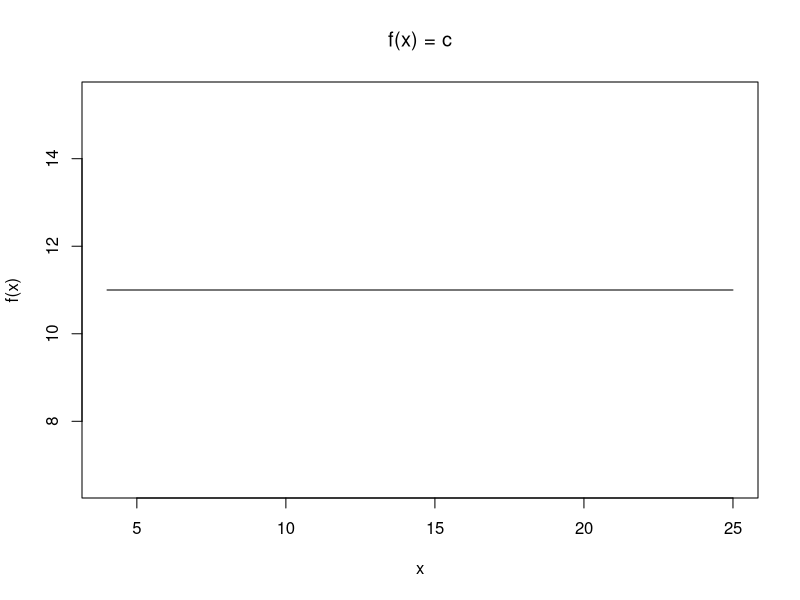
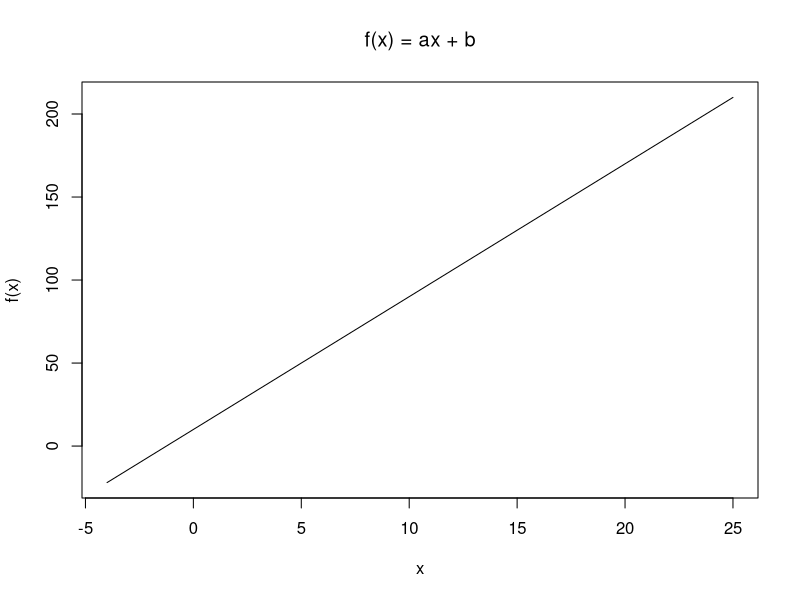
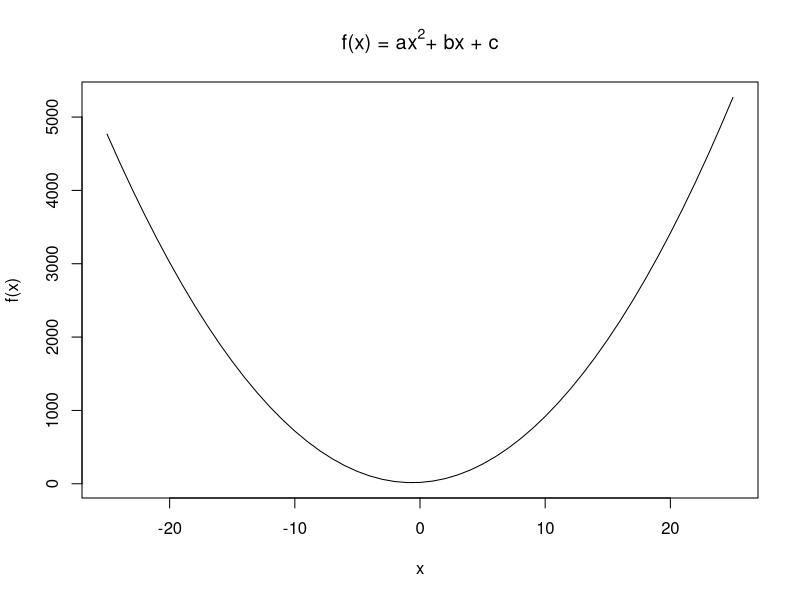
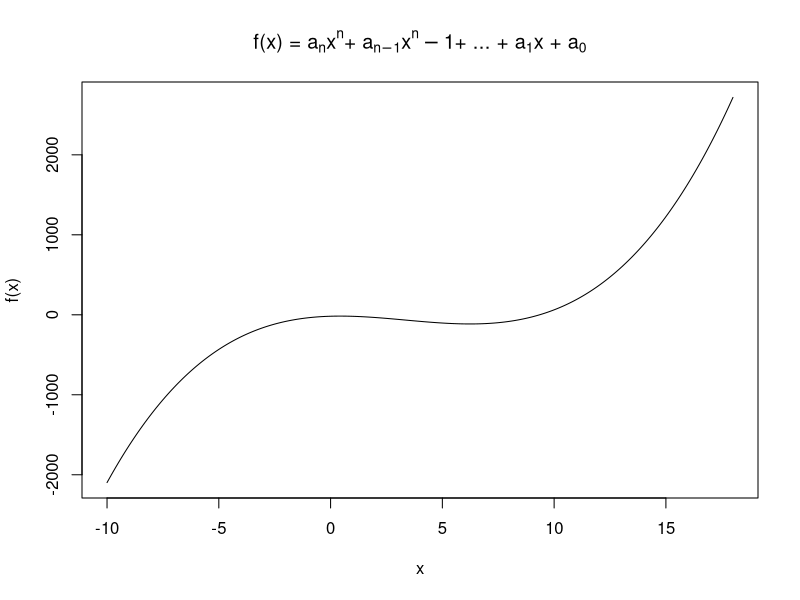
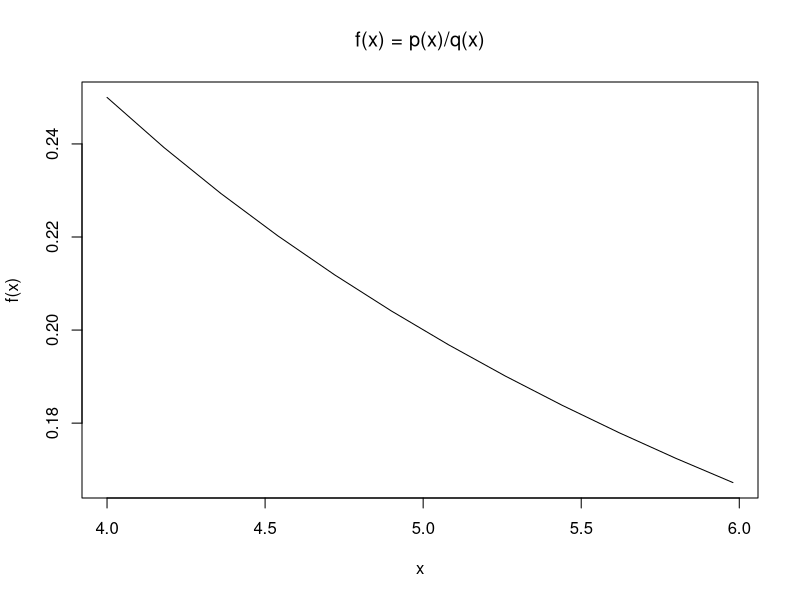

R code for these plots, in order:
#CONSTANT FUNCTION
f <- function(x) {
  #suppose c = 11
  fx <- 11
  return(fx)
}
input <- 4:25
plot(main = expression("f(x) = c"),input,
     sapply(input, f),
     type = "l", xlab = "x",
     ylab = "f(x)")

#LINEAR FUNCTION
f <- function(x) {
  #suppose a=8 b=10
  fx <- 8 * x + 10
  return(fx)
}
input <- -4:25
plot(main = expression("f(x) = ax + b"),input,
     sapply(input, f),
     type = "l",
     xlab = "x",
     ylab = "f(x)")

#QUADRATIC FUNCTION
f <- function(x) {
  #suppose a=8 b= 10 c= 18
  fx <- 8*x^2 + 10*x + 18
  return(fx)
}
input <- -25:25
plot(main = expression("f(x) = ax"^2*"+ bx + c"),input,
     sapply(input, f),
     type = "l",
     xlab = "x",
     ylab = "f(x)")

#POLYNOMICAL FUNCTION
f <- function(x) {
  #a = 1, b = 10, c = 8, d = 18
  fx <- x^3 - 10*x^2 + 8*x -18
  return(fx)
}
input <- seq(-10, 18, 0.1)
plot(main = expression("f(x) = a"[n]*"x"^n*"+ a"[n-1]*
                         "x"^n-1*"+ ... + a"[1]*"x + a"[0]),input,
     sapply(input, f),
     type = "l",
     xlab = "x",
     ylab = "f(x)")

#RATIONAL FUNCTIONS
f <- function(x) {
  fx <- 1/x
  return(fx)
}
input <- seq(4, 6, 0.18)
plot(main = expression("f(x) = p(x)/q(x)"),input,
     sapply(input, f),
     type = "l",
     xlab = "x",
     ylab = "f(x)")